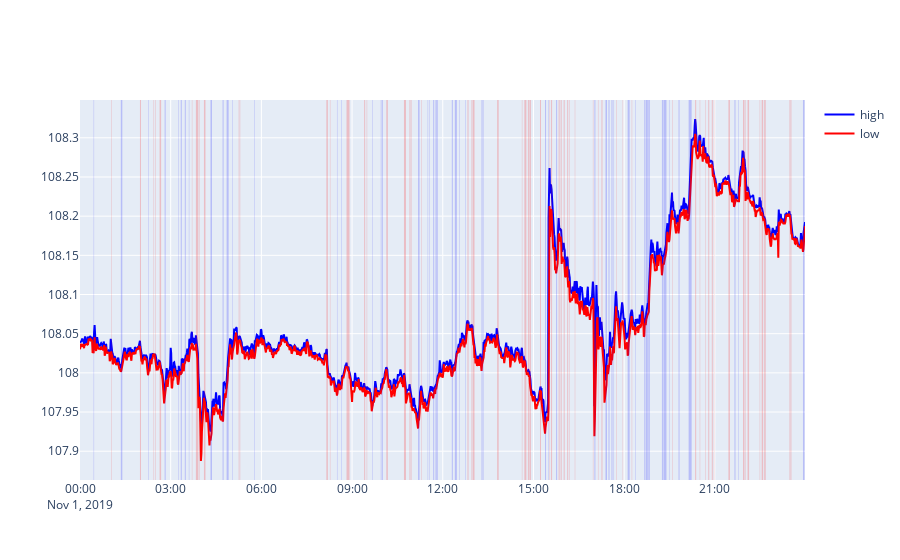

The notebook cell saved with this chart:
### Code cell
fig = go.Figure()

fig.add_trace(go.Scatter(x=df_plot.index, y=df_plot["high"], name="high", line=dict(color="blue")))
fig.add_trace(go.Scatter(x=df_plot.index, y=df_plot["low"], name="low", line=dict(color="red")))

plot_bool_series(fig, df_plot["uptrend"], fillcolor="blue")
plot_bool_series(fig, df_plot["downtrend"], fillcolor="red")
# plot_bool_series(fig, df_plot["uptrend_soft"], fillcolor="lightblue")
# plot_bool_series(fig, df_plot["downtrend_soft"], fillcolor="orangered")
fig.show()

### Figure 1 — Plotly figure (JSON) as saved in the notebook; plotly's stock layout.template omitted (floating-point values rounded to 4 significant figures; data arrays with more than 128 entries replaced by an {"elided": "..."} marker saying what was removed)
{"data": [{"line": {"color": "blue"}, "name": "high", "type": "scatter", "x": {"elided": "1440 str values"}, "y": {"elided": "1440 float values"}}, {"line": {"color": "red"}, "name": "low", "type": "scatter", "x": {"elided": "1440 str values"}, "y": {"elided": "1440 float values"}}], "layout": {"autosize": true, "shapes": [{"fillcolor": "blue", "line": {"width": 0}, "opacity": 0.2, "type": "rect", "x0": "2019-11-01T00:27:00", "x1": "2019-11-01T00:28:00", "xref": "x", "y0": 0, "y1": 1, "yref": "y domain"}, {"fillcolor": "blue", "line": {"width": 0}, "opacity": 0.2, "type": "rect", "x0": "2019-11-01T01:21:00", "x1": "2019-11-01T01:24:00", "xref": "x", "y0": 0, "y1": 1, "yref": "y domain"}, {"fillcolor": "blue", "line": {"width": 0}, "opacity": 0.2, "type": "rect", "x0": "2019-11-01T02:15:00", "x1": "2019-11-01T02:16:00", "xref": "x", "y0": 0, "y1": 1, "yref": "y domain"}, {"fillcolor": "blue", "line": {"width": 0}, "opacity": 0.2, "type": "rect", "x0": "2019-11-01T02:48:00", "x1": "2019-11-01T02:50:00", "xref": "x", "y0": 0, "y1": 1, "yref": "y domain"}, {"fillcolor": "blue", "line": {"width": 0}, "opacity": 0.2, "type": "rect", "x0": "2019-11-01T03:15:00", "x1": "2019-11-01T03:16:00", "xref": "x", "y0": 0, "y1": 1, "yref": "y domain"}, {"fillcolor": "blue", "line": {"width": 0}, "opacity": 0.2, "type": "rect", "x0": "2019-11-01T03:20:00", "x1": "2019-11-01T03:22:00", "xref": "x", "y0": 0, "y1": 1, "yref": "y domain"}, {"fillcolor": "blue", "line": {"width": 0}, "opacity": 0.2, "type": "rect", "x0": "2019-11-01T03:28:00", "x1": "2019-11-01T03:30:00", "xref": "x", "y0": 0, "y1": 1, "yref": "y domain"}, {"fillcolor": "blue", "line": {"width": 0}, "opacity": 0.2, "type": "rect", "x0": "2019-11-01T03:36:00", "x1": "2019-11-01T03:37:00", "xref": "x", "y0": 0, "y1": 1, "yref": "y domain"}, {"fillcolor": "blue", "line": {"width": 0}, "opacity": 0.2, "type": "rect", "x0": "2019-11-01T04:19:00", "x1": "2019-11-01T04:22:00", "xref": "x", "y0": 0, "y1": 1, "yref": "y domain"}, {"fillcolor": "blue", "line": {"width": 0}, "opacity": 0.2, "type": "rect", "x0": "2019-11-01T04:43:00", "x1": "2019-11-01T04:45:00", "xref": "x", "y0": 0, "y1": 1, "yref": "y domain"}, {"fillcolor": "blue", "line": {"width": 0}, "opacity": 0.2, "type": "rect", "x0": "2019-11-01T04:51:00", "x1": "2019-11-01T04:55:00", "xref": "x", "y0": 0, "y1": 1, "yref": "y domain"}, {"fillcolor": "blue", "line": {"width": 0}, "opacity": 0.2, "type": "rect", "x0": "2019-11-01T05:02:00", "x1": "2019-11-01T05:03:00", "xref": "x", "y0": 0, "y1": 1, "yref": "y domain"}, {"fillcolor": "blue", "line": {"width": 0}, "opacity": 0.2, "type": "rect", "x0": "2019-11-01T05:46:00", "x1": "2019-11-01T05:47:00", "xref": "x", "y0": 0, "y1": 1, "yref": "y domain"}, {"fillcolor": "blue", "line": {"width": 0}, "opacity": 0.2, "type": "rect", "x0": "2019-11-01T08:30:00", "x1": "2019-11-01T08:31:00", "xref": "x", "y0": 0, "y1": 1, "yref": "y domain"}, {"fillcolor": "blue", "line": {"width": 0}, "opacity": 0.2, "type": "rect", "x0": "2019-11-01T08:39:00", "x1": "2019-11-01T08:40:00", "xref": "x", "y0": 0, "y1": 1, "yref": "y domain"}, {"fillcolor": "blue", "line": {"width": 0}, "opacity": 0.2, "type": "rect", "x0": "2019-11-01T09:40:00", "x1": "2019-11-01T09:41:00", "xref": "x", "y0": 0, "y1": 1, "yref": "y domain"}, {"fillcolor": "blue", "line": {"width": 0}, "opacity": 0.2, "type": "rect", "x0": "2019-11-01T09:57:00", "x1": "2019-11-01T09:58:00", "xref": "x", "y0": 0, "y1": 1, "yref": "y domain"}, {"fillcolor": "blue", "line": {"width": 0}, "opacity": 0.2, "type": "rect", "x0": "2019-11-01T09:59:00", "x1": "2019-11-01T10:01:00", "xref": "x", "y0": 0, "y1": 1, "yref": "y domain"}, {"fillcolor": "blue", "line": {"width": 0}, "opacity": 0.2, "type": "rect", "x0": "2019-11-01T11:11:00", "x1": "2019-11-01T11:14:00", "xref": "x", "y0": 0, "y1": 1, "yref": "y domain"}, {"fillcolor": "blue", "line": {"width": 0}, "opacity": 0.2, "type": "rect", "x0": "2019-11-01T11:30:00", "x1": "2019-11-01T11:31:00", "xref": "x", "y0": 0, "y1": 1, "yref": "y domain"}, {"fillcolor": "blue", "line": {"width": 0}, "opacity": 0.2, "type": "rect", "x0": "2019-11-01T11:33:00", "x1": "2019-11-01T11:34:00", "xref": "x", "y0": 0, "y1": 1, "yref": "y domain"}, {"fillcolor": "blue", "line": {"width": 0}, "opacity": 0.2, "type": "rect", "x0": "2019-11-01T11:41:00", "x1": "2019-11-01T11:43:00", "xref": "x", "y0": 0, "y1": 1, "yref": "y domain"}, {"fillcolor": "blue", "line": {"width": 0}, "opacity": 0.2, "type": "rect", "x0": "2019-11-01T11:45:00", "x1": "2019-11-01T11:46:00", "xref": "x", "y0": 0, "y1": 1, "yref": "y domain"}, {"fillcolor": "blue", "line": {"width": 0}, "opacity": 0.2, "type": "rect", "x0": "2019-11-01T11:47:00", "x1": "2019-11-01T11:50:00", "xref": "x", "y0": 0, "y1": 1, "yref": "y domain"}, {"fillcolor": "blue", "line": {"width": 0}, "opacity": 0.2, "type": "rect", "x0": "2019-11-01T12:18:00", "x1": "2019-11-01T12:20:00", "xref": "x", "y0": 0, "y1": 1, "yref": "y domain"}, {"fillcolor": "blue", "line": {"width": 0}, "opacity": 0.2, "type": "rect", "x0": "2019-11-01T12:24:00", "x1": "2019-11-01T12:28:00", "xref": "x", "y0": 0, "y1": 1, "yref": "y domain"}, {"fillcolor": "blue", "line": {"width": 0}, "opacity": 0.2, "type": "rect", "x0": "2019-11-01T12:33:00", "x1": "2019-11-01T12:34:00", "xref": "x", "y0": 0, "y1": 1, "yref": "y domain"}, {"fillcolor": "blue", "line": {"width": 0}, "opacity": 0.2, "type": "rect", "x0": "2019-11-01T12:45:00", "x1": "2019-11-01T12:46:00", "xref": "x", "y0": 0, "y1": 1, "yref": "y domain"}, {"fillcolor": "blue", "line": {"width": 0}, "opacity": 0.2, "type": "rect", "x0": "2019-11-01T13:17:00", "x1": "2019-11-01T13:19:00", "xref": "x", "y0": 0, "y1": 1, "yref": "y domain"}, {"fillcolor": "blue", "line": {"width": 0}, "opacity": 0.2, "type": "rect", "x0": "2019-11-01T13:20:00", "x1": "2019-11-01T13:21:00", "xref": "x", "y0": 0, "y1": 1, "yref": "y domain"}, {"fillcolor": "blue", "line": {"width": 0}, "opacity": 0.2, "type": "rect", "x0": "2019-11-01T15:23:00", "x1": "2019-11-01T15:25:00", "xref": "x", "y0": 0, "y1": 1, "yref": "y domain"}, {"fillcolor": "blue", "line": {"width": 0}, "opacity": 0.2, "type": "rect", "x0": "2019-11-01T15:29:00", "x1": "2019-11-01T15:30:00", "xref": "x", "y0": 0, "y1": 1, "yref": "y domain"}, {"fillcolor": "blue", "line": {"width": 0}, "opacity": 0.2, "type": "rect", "x0": "2019-11-01T15:45:00", "x1": "2019-11-01T15:47:00", "xref": "x", "y0": 0, "y1": 1, "yref": "y domain"}, {"fillcolor": "blue", "line": {"width": 0}, "opacity": 0.2, "type": "rect", "x0": "2019-11-01T17:01:00", "x1": "2019-11-01T17:03:00", "xref": "x", "y0": 0, "y1": 1, "yref": "y domain"}, {"fillcolor": "blue", "line": {"width": 0}, "opacity": 0.2, "type": "rect", "x0": "2019-11-01T17:22:00", "x1": "2019-11-01T17:23:00", "xref": "x", "y0": 0, "y1": 1, "yref": "y domain"}, {"fillcolor": "blue", "line": {"width": 0}, "opacity": 0.2, "type": "rect", "x0": "2019-11-01T17:24:00", "x1": "2019-11-01T17:26:00", "xref": "x", "y0": 0, "y1": 1, "yref": "y domain"}, {"fillcolor": "blue", "line": {"width": 0}, "opacity": 0.2, "type": "rect", "x0": "2019-11-01T17:28:00", "x1": "2019-11-01T17:29:00", "xref": "x", "y0": 0, "y1": 1, "yref": "y domain"}, {"fillcolor": "blue", "line": {"width": 0}, "opacity": 0.2, "type": "rect", "x0": "2019-11-01T17:30:00", "x1": "2019-11-01T17:31:00", "xref": "x", "y0": 0, "y1": 1, "yref": "y domain"}, {"fillcolor": "blue", "line": {"width": 0}, "opacity": 0.2, "type": "rect", "x0": "2019-11-01T17:34:00", "x1": "2019-11-01T17:35:00", "xref": "x", "y0": 0, "y1": 1, "yref": "y domain"}, {"fillcolor": "blue", "line": {"width": 0}, "opacity": 0.2, "type": "rect", "x0": "2019-11-01T17:37:00", "x1": "2019-11-01T17:38:00", "xref": "x", "y0": 0, "y1": 1, "yref": "y domain"}, {"fillcolor": "blue", "line": {"width": 0}, "opacity": 0.2, "type": "rect", "x0": "2019-11-01T17:39:00", "x1": "2019-11-01T17:40:00", "xref": "x", "y0": 0, "y1": 1, "yref": "y domain"}, {"fillcolor": "blue", "line": {"width": 0}, "opacity": 0.2, "type": "rect", "x0": "2019-11-01T18:07:00", "x1": "2019-11-01T18:11:00", "xref": "x", "y0": 0, "y1": 1, "yref": "y domain"}, {"fillcolor": "blue", "line": {"width": 0}, "opacity": 0.2, "type": "rect", "x0": "2019-11-01T18:22:00", "x1": "2019-11-01T18:23:00", "xref": "x", "y0": 0, "y1": 1, "yref": "y domain"}, {"fillcolor": "blue", "line": {"width": 0}, "opacity": 0.2, "type": "rect", "x0": "2019-11-01T18:40:00", "x1": "2019-11-01T18:42:00", "xref": "x", "y0": 0, "y1": 1, "yref": "y domain"}, {"fillcolor": "blue", "line": {"width": 0}, "opacity": 0.2, "type": "rect", "x0": "2019-11-01T18:43:00", "x1": "2019-11-01T18:47:00", "xref": "x", "y0": 0, "y1": 1, "yref": "y domain"}, {"fillcolor": "blue", "line": {"width": 0}, "opacity": 0.2, "type": "rect", "x0": "2019-11-01T18:48:00", "x1": "2019-11-01T18:51:00", "xref": "x", "y0": 0, "y1": 1, "yref": "y domain"}, {"fillcolor": "blue", "line": {"width": 0}, "opacity": 0.2, "type": "rect", "x0": "2019-11-01T19:15:00", "x1": "2019-11-01T19:17:00", "xref": "x", "y0": 0, "y1": 1, "yref": "y domain"}, {"fillcolor": "blue", "line": {"width": 0}, "opacity": 0.2, "type": "rect", "x0": "2019-11-01T19:18:00", "x1": "2019-11-01T19:24:00", "xref": "x", "y0": 0, "y1": 1, "yref": "y domain"}, {"fillcolor": "blue", "line": {"width": 0}, "opacity": 0.2, "type": "rect", "x0": "2019-11-01T19:29:00", "x1": "2019-11-01T19:30:00", "xref": "x", "y0": 0, "y1": 1, "yref": "y domain"}, {"fillcolor": "blue", "line": {"width": 0}, "opacity": 0.2, "type": "rect", "x0": "2019-11-01T19:48:00", "x1": "2019-11-01T19:50:00", "xref": "x", "y0": 0, "y1": 1, "yref": "y domain"}, {"fillcolor": "blue", "line": {"width": 0}, "opacity": 0.2, "type": "rect", "x0": "2019-11-01T20:08:00", "x1": "2019-11-01T20:14:00", "xref": "x", "y0": 0, "y1": 1, "yref": "y domain"}, {"fillcolor": "blue", "line": {"width": 0}, "opacity": 0.2, "type": "rect", "x0": "2019-11-01T21:39:00", "x1": "2019-11-01T21:41:00", "xref": "x", "y0": 0, "y1": 1, "yref": "y domain"}, {"fillcolor": "blue", "line": {"width": 0}, "opacity": 0.2, "type": "rect", "x0": "2019-11-01T21:47:00", "x1": "2019-11-01T21:48:00", "xref": "x", "y0": 0, "y1": 1, "yref": "y domain"}, {"fillcolor": "blue", "line": {"width": 0}, "opacity": 0.2, "type": "rect", "x0": "2019-11-01T23:55:00", "x1": "2019-11-01T23:57:00", "xref": "x", "y0": 0, "y1": 1, "yref": "y domain"}, {"fillcolor": "blue", "line": {"width": 0}, "opacity": 0.2, "type": "rect", "x0": "2019-11-01T23:58:00", "x1": "2019-11-01T23:59:00", "xref": "x", "y0": 0, "y1": 1, "yref": "y domain"}, {"fillcolor": "red", "line": {"width": 0}, "opacity": 0.2, "type": "rect", "x0": "2019-11-01T01:02:00", "x1": "2019-11-01T01:03:00", "xref": "x", "y0": 0, "y1": 1, "yref": "y domain"}, {"fillcolor": "red", "line": {"width": 0}, "opacity": 0.2, "type": "rect", "x0": "2019-11-01T01:59:00", "x1": "2019-11-01T02:01:00", "xref": "x", "y0": 0, "y1": 1, "yref": "y domain"}, {"fillcolor": "red", "line": {"width": 0}, "opacity": 0.2, "type": "rect", "x0": "2019-11-01T02:26:00", "x1": "2019-11-01T02:27:00", "xref": "x", "y0": 0, "y1": 1, "yref": "y domain"}, {"fillcolor": "red", "line": {"width": 0}, "opacity": 0.2, "type": "rect", "x0": "2019-11-01T02:29:00", "x1": "2019-11-01T02:30:00", "xref": "x", "y0": 0, "y1": 1, "yref": "y domain"}, {"fillcolor": "red", "line": {"width": 0}, "opacity": 0.2, "type": "rect", "x0": "2019-11-01T02:38:00", "x1": "2019-11-01T02:41:00", "xref": "x", "y0": 0, "y1": 1, "yref": "y domain"}, {"fillcolor": "red", "line": {"width": 0}, "opacity": 0.2, "type": "rect", "x0": "2019-11-01T03:42:00", "x1": "2019-11-01T03:43:00", "xref": "x", "y0": 0, "y1": 1, "yref": "y domain"}, {"fillcolor": "red", "line": {"width": 0}, "opacity": 0.2, "type": "rect", "x0": "2019-11-01T03:50:00", "x1": "2019-11-01T03:55:00", "xref": "x", "y0": 0, "y1": 1, "yref": "y domain"}, {"fillcolor": "red", "line": {"width": 0}, "opacity": 0.2, "type": "rect", "x0": "2019-11-01T03:57:00", "x1": "2019-11-01T03:58:00", "xref": "x", "y0": 0, "y1": 1, "yref": "y domain"}, {"fillcolor": "red", "line": {"width": 0}, "opacity": 0.2, "type": "rect", "x0": "2019-11-01T04:06:00", "x1": "2019-11-01T04:09:00", "xref": "x", "y0": 0, "y1": 1, "yref": "y domain"}, {"fillcolor": "red", "line": {"width": 0}, "opacity": 0.2, "type": "rect", "x0": "2019-11-01T05:15:00", "x1": "2019-11-01T05:16:00", "xref": "x", "y0": 0, "y1": 1, "yref": "y domain"}, {"fillcolor": "red", "line": {"width": 0}, "opacity": 0.2, "type": "rect", "x0": "2019-11-01T05:17:00", "x1": "2019-11-01T05:18:00", "xref": "x", "y0": 0, "y1": 1, "yref": "y domain"}, {"fillcolor": "red", "line": {"width": 0}, "opacity": 0.2, "type": "rect", "x0": "2019-11-01T08:09:00", "x1": "2019-11-01T08:12:00", "xref": "x", "y0": 0, "y1": 1, "yref": "y domain"}, {"fillcolor": "red", "line": {"width": 0}, "opacity": 0.2, "type": "rect", "x0": "2019-11-01T08:16:00", "x1": "2019-11-01T08:17:00", "xref": "x", "y0": 0, "y1": 1, "yref": "y domain"}, {"fillcolor": "red", "line": {"width": 0}, "opacity": 0.2, "type": "rect", "x0": "2019-11-01T08:49:00", "x1": "2019-11-01T08:55:00", "xref": "x", "y0": 0, "y1": 1, "yref": "y domain"}, {"fillcolor": "red", "line": {"width": 0}, "opacity": 0.2, "type": "rect", "x0": "2019-11-01T09:24:00", "x1": "2019-11-01T09:26:00", "xref": "x", "y0": 0, "y1": 1, "yref": "y domain"}, {"fillcolor": "red", "line": {"width": 0}, "opacity": 0.2, "type": "rect", "x0": "2019-11-01T09:29:00", "x1": "2019-11-01T09:30:00", "xref": "x", "y0": 0, "y1": 1, "yref": "y domain"}, {"fillcolor": "red", "line": {"width": 0}, "opacity": 0.2, "type": "rect", "x0": "2019-11-01T10:08:00", "x1": "2019-11-01T10:11:00", "xref": "x", "y0": 0, "y1": 1, "yref": "y domain"}, {"fillcolor": "red", "line": {"width": 0}, "opacity": 0.2, "type": "rect", "x0": "2019-11-01T10:43:00", "x1": "2019-11-01T10:47:00", "xref": "x", "y0": 0, "y1": 1, "yref": "y domain"}, {"fillcolor": "red", "line": {"width": 0}, "opacity": 0.2, "type": "rect", "x0": "2019-11-01T10:54:00", "x1": "2019-11-01T10:56:00", "xref": "x", "y0": 0, "y1": 1, "yref": "y domain"}, {"fillcolor": "red", "line": {"width": 0}, "opacity": 0.2, "type": "rect", "x0": "2019-11-01T10:57:00", "x1": "2019-11-01T10:58:00", "xref": "x", "y0": 0, "y1": 1, "yref": "y domain"}, {"fillcolor": "red", "line": {"width": 0}, "opacity": 0.2, "type": "rect", "x0": "2019-11-01T11:17:00", "x1": "2019-11-01T11:18:00", "xref": "x", "y0": 0, "y1": 1, "yref": "y domain"}, {"fillcolor": "red", "line": {"width": 0}, "opacity": 0.2, "type": "rect", "x0": "2019-11-01T12:49:00", "x1": "2019-11-01T12:50:00", "xref": "x", "y0": 0, "y1": 1, "yref": "y domain"}, {"fillcolor": "red", "line": {"width": 0}, "opacity": 0.2, "type": "rect", "x0": "2019-11-01T12:51:00", "x1": "2019-11-01T12:52:00", "xref": "x", "y0": 0, "y1": 1, "yref": "y domain"}, {"fillcolor": "red", "line": {"width": 0}, "opacity": 0.2, "type": "rect", "x0": "2019-11-01T12:57:00", "x1": "2019-11-01T12:58:00", "xref": "x", "y0": 0, "y1": 1, "yref": "y domain"}, {"fillcolor": "red", "line": {"width": 0}, "opacity": 0.2, "type": "rect", "x0": "2019-11-01T12:59:00", "x1": "2019-11-01T13:03:00", "xref": "x", "y0": 0, "y1": 1, "yref": "y domain"}, {"fillcolor": "red", "line": {"width": 0}, "opacity": 0.2, "type": "rect", "x0": "2019-11-01T13:48:00", "x1": "2019-11-01T13:51:00", "xref": "x", "y0": 0, "y1": 1, "yref": "y domain"}, {"fillcolor": "red", "line": {"width": 0}, "opacity": 0.2, "type": "rect", "x0": "2019-11-01T14:37:00", "x1": "2019-11-01T14:38:00", "xref": "x", "y0": 0, "y1": 1, "yref": "y domain"}, {"fillcolor": "red", "line": {"width": 0}, "opacity": 0.2, "type": "rect", "x0": "2019-11-01T14:42:00", "x1": "2019-11-01T14:46:00", "xref": "x", "y0": 0, "y1": 1, "yref": "y domain"}, {"fillcolor": "red", "line": {"width": 0}, "opacity": 0.2, "type": "rect", "x0": "2019-11-01T14:49:00", "x1": "2019-11-01T14:51:00", "xref": "x", "y0": 0, "y1": 1, "yref": "y domain"}, {"fillcolor": "red", "line": {"width": 0}, "opacity": 0.2, "type": "rect", "x0": "2019-11-01T14:52:00", "x1": "2019-11-01T14:55:00", "xref": "x", "y0": 0, "y1": 1, "yref": "y domain"}, {"fillcolor": "red", "line": {"width": 0}, "opacity": 0.2, "type": "rect", "x0": "2019-11-01T15:13:00", "x1": "2019-11-01T15:15:00", "xref": "x", "y0": 0, "y1": 1, "yref": "y domain"}, {"fillcolor": "red", "line": {"width": 0}, "opacity": 0.2, "type": "rect", "x0": "2019-11-01T15:32:00", "x1": "2019-11-01T15:33:00", "xref": "x", "y0": 0, "y1": 1, "yref": "y domain"}, {"fillcolor": "red", "line": {"width": 0}, "opacity": 0.2, "type": "rect", "x0": "2019-11-01T15:35:00", "x1": "2019-11-01T15:37:00", "xref": "x", "y0": 0, "y1": 1, "yref": "y domain"}, {"fillcolor": "red", "line": {"width": 0}, "opacity": 0.2, "type": "rect", "x0": "2019-11-01T15:50:00", "x1": "2019-11-01T15:52:00", "xref": "x", "y0": 0, "y1": 1, "yref": "y domain"}, {"fillcolor": "red", "line": {"width": 0}, "opacity": 0.2, "type": "rect", "x0": "2019-11-01T15:54:00", "x1": "2019-11-01T15:56:00", "xref": "x", "y0": 0, "y1": 1, "yref": "y domain"}, {"fillcolor": "red", "line": {"width": 0}, "opacity": 0.2, "type": "rect", "x0": "2019-11-01T16:00:00", "x1": "2019-11-01T16:02:00", "xref": "x", "y0": 0, "y1": 1, "yref": "y domain"}, {"fillcolor": "red", "line": {"width": 0}, "opacity": 0.2, "type": "rect", "x0": "2019-11-01T16:07:00", "x1": "2019-11-01T16:09:00", "xref": "x", "y0": 0, "y1": 1, "yref": "y domain"}, {"fillcolor": "red", "line": {"width": 0}, "opacity": 0.2, "type": "rect", "x0": "2019-11-01T16:11:00", "x1": "2019-11-01T16:12:00", "xref": "x", "y0": 0, "y1": 1, "yref": "y domain"}, {"fillcolor": "red", "line": {"width": 0}, "opacity": 0.2, "type": "rect", "x0": "2019-11-01T16:22:00", "x1": "2019-11-01T16:23:00", "xref": "x", "y0": 0, "y1": 1, "yref": "y domain"}, {"fillcolor": "red", "line": {"width": 0}, "opacity": 0.2, "type": "rect", "x0": "2019-11-01T16:58:00", "x1": "2019-11-01T16:59:00", "xref": "x", "y0": 0, "y1": 1, "yref": "y domain"}, {"fillcolor": "red", "line": {"width": 0}, "opacity": 0.2, "type": "rect", "x0": "2019-11-01T17:08:00", "x1": "2019-11-01T17:09:00", "xref": "x", "y0": 0, "y1": 1, "yref": "y domain"}, {"fillcolor": "red", "line": {"width": 0}, "opacity": 0.2, "type": "rect", "x0": "2019-11-01T17:15:00", "x1": "2019-11-01T17:17:00", "xref": "x", "y0": 0, "y1": 1, "yref": "y domain"}, {"fillcolor": "red", "line": {"width": 0}, "opacity": 0.2, "type": "rect", "x0": "2019-11-01T17:44:00", "x1": "2019-11-01T17:45:00", "xref": "x", "y0": 0, "y1": 1, "yref": "y domain"}, {"fillcolor": "red", "line": {"width": 0}, "opacity": 0.2, "type": "rect", "x0": "2019-11-01T17:57:00", "x1": "2019-11-01T17:58:00", "xref": "x", "y0": 0, "y1": 1, "yref": "y domain"}, {"fillcolor": "red", "line": {"width": 0}, "opacity": 0.2, "type": "rect", "x0": "2019-11-01T18:15:00", "x1": "2019-11-01T18:16:00", "xref": "x", "y0": 0, "y1": 1, "yref": "y domain"}, {"fillcolor": "red", "line": {"width": 0}, "opacity": 0.2, "type": "rect", "x0": "2019-11-01T19:35:00", "x1": "2019-11-01T19:36:00", "xref": "x", "y0": 0, "y1": 1, "yref": "y domain"}, {"fillcolor": "red", "line": {"width": 0}, "opacity": 0.2, "type": "rect", "x0": "2019-11-01T20:21:00", "x1": "2019-11-01T20:23:00", "xref": "x", "y0": 0, "y1": 1, "yref": "y domain"}, {"fillcolor": "red", "line": {"width": 0}, "opacity": 0.2, "type": "rect", "x0": "2019-11-01T20:30:00", "x1": "2019-11-01T20:31:00", "xref": "x", "y0": 0, "y1": 1, "yref": "y domain"}, {"fillcolor": "red", "line": {"width": 0}, "opacity": 0.2, "type": "rect", "x0": "2019-11-01T20:41:00", "x1": "2019-11-01T20:42:00", "xref": "x", "y0": 0, "y1": 1, "yref": "y domain"}, {"fillcolor": "red", "line": {"width": 0}, "opacity": 0.2, "type": "rect", "x0": "2019-11-01T20:47:00", "x1": "2019-11-01T20:49:00", "xref": "x", "y0": 0, "y1": 1, "yref": "y domain"}, {"fillcolor": "red", "line": {"width": 0}, "opacity": 0.2, "type": "rect", "x0": "2019-11-01T20:54:00", "x1": "2019-11-01T20:56:00", "xref": "x", "y0": 0, "y1": 1, "yref": "y domain"}, {"fillcolor": "red", "line": {"width": 0}, "opacity": 0.2, "type": "rect", "x0": "2019-11-01T20:58:00", "x1": "2019-11-01T20:59:00", "xref": "x", "y0": 0, "y1": 1, "yref": "y domain"}, {"fillcolor": "red", "line": {"width": 0}, "opacity": 0.2, "type": "rect", "x0": "2019-11-01T21:27:00", "x1": "2019-11-01T21:30:00", "xref": "x", "y0": 0, "y1": 1, "yref": "y domain"}, {"fillcolor": "red", "line": {"width": 0}, "opacity": 0.2, "type": "rect", "x0": "2019-11-01T21:56:00", "x1": "2019-11-01T21:58:00", "xref": "x", "y0": 0, "y1": 1, "yref": "y domain"}, {"fillcolor": "red", "line": {"width": 0}, "opacity": 0.2, "type": "rect", "x0": "2019-11-01T21:59:00", "x1": "2019-11-01T22:01:00", "xref": "x", "y0": 0, "y1": 1, "yref": "y domain"}, {"fillcolor": "red", "line": {"width": 0}, "opacity": 0.2, "type": "rect", "x0": "2019-11-01T22:05:00", "x1": "2019-11-01T22:08:00", "xref": "x", "y0": 0, "y1": 1, "yref": "y domain"}, {"fillcolor": "red", "line": {"width": 0}, "opacity": 0.2, "type": "rect", "x0": "2019-11-01T22:29:00", "x1": "2019-11-01T22:30:00", "xref": "x", "y0": 0, "y1": 1, "yref": "y domain"}, {"fillcolor": "red", "line": {"width": 0}, "opacity": 0.2, "type": "rect", "x0": "2019-11-01T22:33:00", "x1": "2019-11-01T22:36:00", "xref": "x", "y0": 0, "y1": 1, "yref": "y domain"}, {"fillcolor": "red", "line": {"width": 0}, "opacity": 0.2, "type": "rect", "x0": "2019-11-01T22:38:00", "x1": "2019-11-01T22:41:00", "xref": "x", "y0": 0, "y1": 1, "yref": "y domain"}, {"fillcolor": "red", "line": {"width": 0}, "opacity": 0.2, "type": "rect", "x0": "2019-11-01T23:28:00", "x1": "2019-11-01T23:29:00", "xref": "x", "y0": 0, "y1": 1, "yref": "y domain"}, {"fillcolor": "red", "line": {"width": 0}, "opacity": 0.2, "type": "rect", "x0": "2019-11-01T23:30:00", "x1": "2019-11-01T23:32:00", "xref": "x", "y0": 0, "y1": 1, "yref": "y domain"}], "xaxis": {"autorange": true, "range": ["2019-11-01", "2019-11-01 23:59"], "type": "date"}, "yaxis": {"autorange": true, "range": [107.9, 108.3], "type": "linear"}}}
